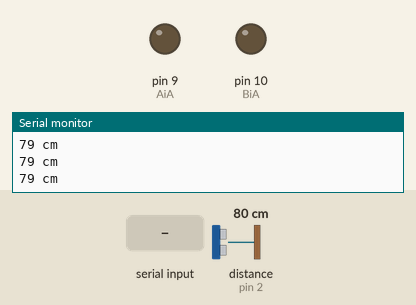
Recording of a sketch running on a simulated Arduino Uno, built with avr-gcc and run on an emulated ATmega328P. Parts: output pins drawn as LEDs (lit = HIGH), the last lines printed to the serial monitor. Wiring (inferred from the names in the program): ultrasonic range finder: trigger pin 3; echo pin 2. The test bench sets the inputs (shaded band); at power-on: distance to the obstacle (sensor on pin 2) 80 cm. The echo pulse lasts 58.3 µs per cm; pins used as bus, display or sensor lines are not drawn.

Above: at 1.2 s.
1.3 s: distance to the obstacle (sensor on pin 2) set to 13 cm
2.8 s: distance to the obstacle (sensor on pin 2) set to 10 cm
At 3.4 s:
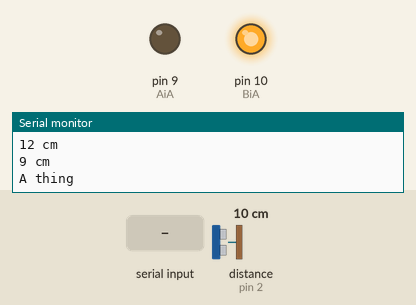
5.8 s: "H" received over Serial
8.8 s: "I" received over Serial
11.8 s: "F90\n" received over Serial
14.8 s: distance to the obstacle (sensor on pin 2) set to 120 cm
At 15.9 s:
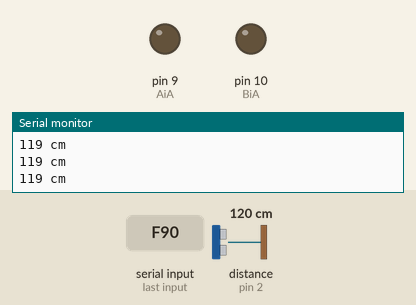
Timing chart, 0 to 17.8 s (numbered marks = the images above; inputs shaded):
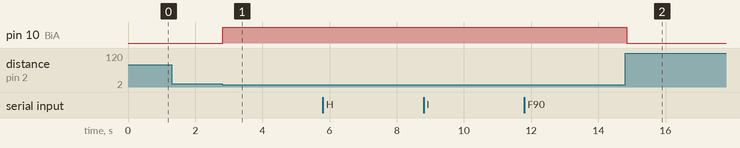

The sketch:

BT_car_and_obstacle_avoidance.ino
```cpp
/*
  Front Motor (Steering) => Channel A
  Back Motor => Channel B

  Since the motor shield hijacks 6 pins for the motors'
  control, they are declared in the MotorShieldR3 library.
*/

// Defining pins for the two motors (A & B)

#define AiA 9 // PWM
#define AiB 6
#define BiA 10 // PWM
#define BiB 11

//Defining pins for the HSR04 servo obstacle detection
#define trigPin 3
#define echoPin 2


char command = 'S';
int velocity = 255; //max velocity
int speed = 0; //starting speed
bool drvFlag = false;

int gamma[] = {
  0,  0,  0,  0,  0,  0,  0,  0,  0,  0,  0,  0,  0,  0,  0,  0,
  0,  0,  0,  0,  0,  0,  0,  0,  0,  0,  0,  0,  1,  1,  1,  1,
  1,  1,  1,  1,  1,  1,  1,  1,  1,  2,  2,  2,  2,  2,  2,  2,
  2,  3,  3,  3,  3,  3,  3,  3,  4,  4,  4,  4,  4,  5,  5,  5,
  5,  6,  6,  6,  6,  7,  7,  7,  7,  8,  8,  8,  9,  9,  9, 10,
  10, 10, 11, 11, 11, 12, 12, 13, 13, 13, 14, 14, 15, 15, 16, 16,
  17, 17, 18, 18, 19, 19, 20, 20, 21, 21, 22, 22, 23, 24, 24, 25,
  25, 26, 27, 27, 28, 29, 29, 30, 31, 32, 32, 33, 34, 35, 35, 36,
  37, 38, 39, 39, 40, 41, 42, 43, 44, 45, 46, 47, 48, 49, 50, 50,
  51, 52, 54, 55, 56, 57, 58, 59, 60, 61, 62, 63, 64, 66, 67, 68,
  69, 70, 72, 73, 74, 75, 77, 78, 79, 81, 82, 83, 85, 86, 87, 89,
  90, 92, 93, 95, 96, 98, 99, 101, 102, 104, 105, 107, 109, 110, 112, 114,
  115, 117, 119, 120, 122, 124, 126, 127, 129, 131, 133, 135, 137, 138, 140, 142,
  144, 146, 148, 150, 152, 154, 156, 158, 160, 162, 164, 167, 169, 171, 173, 175,
  177, 180, 182, 184, 186, 189, 191, 193, 196, 198, 200, 203, 205, 208, 210, 213,
  215, 218, 220, 223, 225, 228, 231, 233, 236, 239, 241, 244, 247, 249, 252, 255
};

uint16_t j;
int dir;
unsigned long oldtime;
int mode;
bool turboFlag = false;

#define DEFAULT 0
#define BABE 7


void setup()
{
  Serial.begin(9600);  //Set the baud rate to that of your Bluetooth module.

  //Ultrasonic sensor setup
  pinMode(trigPin, OUTPUT);
  pinMode(echoPin, INPUT);

}

void SA() { // stop A
  digitalWrite(AiA,  LOW);
  digitalWrite(AiB,  LOW);
}
// void FA(){ // forward A
//   digitalWrite(AiA,  HIGH);
//   digitalWrite(AiB,  LOW);
// }
void FA() { // forward A PWM
  analogWrite(AiA,  speed);
  digitalWrite(AiB,  LOW);
}
void RA() { // reverse A
  analogWrite(AiA,  255 - speed);
  digitalWrite(AiB,  HIGH);
}
void SB() { // stop B
  digitalWrite(BiA,  LOW);
  digitalWrite(BiB,  LOW);
}
// void FB(){ // forward B
//   digitalWrite(BiB,  HIGH);
//   digitalWrite(BiA,  LOW);
// }
void FB() { // forward B PWM
  digitalWrite(BiB,  HIGH);
  analogWrite(BiA,  255 - speed);
}
void RB() { // reverse B
  digitalWrite(BiB,  LOW);
  analogWrite(BiA,  speed);
}

void loop() {
  // code for Servo detection
  long duration, distance;
  digitalWrite(trigPin, LOW);  // Added this line
  delayMicroseconds(2); // Added this line
  digitalWrite(trigPin, HIGH);
//  delayMicroseconds(1000); - Removed this line
  delayMicroseconds(10); // Added this line
  digitalWrite(trigPin, LOW);
  duration = pulseIn(echoPin, HIGH);
  distance = (duration/2) / 29.1;
  if (distance >= 200 || distance <= 0){
    Serial.println("Out of range");
  }
  else {
    Serial.print(distance);
    Serial.println(" cm");
    // if car is too close to object it will move backwards
    if (distance <= 10) {
      Serial.println("A thing");
      int oldspd = speed; // store the old spd
      speed = 255; // set max speed
      RA();
      RB();
      drvFlag = true;
      delay(750); // wait
      SB(); SA(); drvFlag = false; // stop motors
      speed = oldspd; // restore the old spd
    }
  }

  if (Serial.available() > 0) {
    command = Serial.read();
    //Change pin mode only if new command is different from previous.
    //Serial.println(command);
    switch (command) {
      case 'F':
        FA(); FB(); drvFlag = true;
        break;
      case 'B':
        RA(); RB(); drvFlag = true;
        break;
      case 'L':
        RB(); FA(); drvFlag = true;
        break;
      case 'R':
        FB(); RA(); drvFlag = true;
        break;
      case 'S':
        SB(); SA(); drvFlag = false;
        break;
      case 'I':  //FR
        SA(); FB(); drvFlag = true;
        break;
      case 'J':  //BR
        SA(); RB(); drvFlag = true;
        break;
      case 'G':  //FL
        FA(); SB(); drvFlag = true;
        break;
      case 'H':  //BL
        RA(); SB(); drvFlag = true;
        break;
      case 'W':  //Font ON

        break;
      case 'w':  //Font OFF

        break;
      case 'U':  //Back ON

        break;
      case 'u':  //Back OFF

        break;
      case 'V':  //Horn ON
        turboFlag = true;
        break;
      case 'v':  //Horn OFF
        turboFlag = false;
        break;
      case 'X':  //Extra ON
        mode = BABE;
        break;
      case 'x':  //Extra OFF
        mode = DEFAULT;
        break;
      case 'D':  //Everything OFF
        SB(); SA(); drvFlag = false;
        break;

      default:  //Get velocity
        if (command == 'q') {
          velocity = 255;  //Full velocity

        }
        else {
          //Chars '0' - '9' have an integer equivalence of 48 - 57, accordingly.
          if ((command >= 48) && (command <= 57)) {
            //Subtracting 48 changes the range from 48-57 to 0-9.
            //Multiplying by 25 changes the range from 0-9 to 0-225.
            velocity = (command - 48) * 25;

          }
        }
    }


    // acceleration ramping
    if (drvFlag) {
      speed += 7;
      if (speed > velocity) {
        speed = velocity;
      }
    } else {
      speed = 35;
    }

    if (turboFlag) {
      speed = 255;
    }

  }

}
```

Measured:
- the behaviour switches between 12 and 11 cm on distance to the obstacle (sensor on pin 2) (found by bisection; images 0 and 1)
- after the input at 2.8 s, pin 10 (BiA): LOW → HIGH at once
- after the input at 14.8 s, pin 10 (BiA): HIGH → LOW at once
